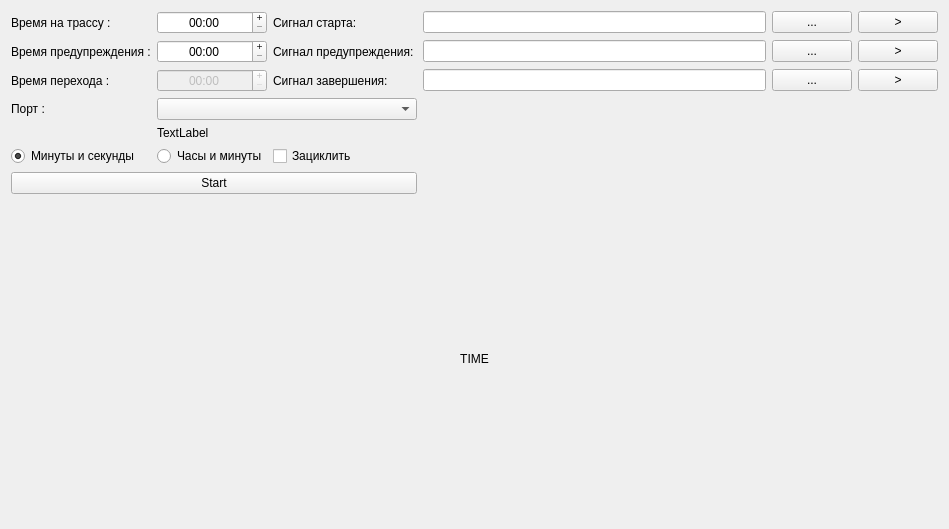
<?xml version="1.0" encoding="UTF-8"?>
<ui version="4.0">
 <class>MainWindow</class>
 <widget class="QMainWindow" name="MainWindow">
  <property name="geometry">
   <rect>
    <x>0</x>
    <y>0</y>
    <width>949</width>
    <height>529</height>
   </rect>
  </property>
  <property name="windowTitle">
   <string>Таймер для боулдерингов</string>
  </property>
  <widget class="QWidget" name="centralWidget">
   <layout class="QVBoxLayout" name="verticalLayout">
    <item>
     <layout class="QGridLayout" name="gridLayout" rowstretch="0,0,0,0,0,0,0,0,0,10" columnstretch="0,0,0,3,0,0">
      <item row="0" column="0">
       <widget class="QLabel" name="m_lbl_full_time">
        <property name="text">
         <string>Время на трассу :</string>
        </property>
       </widget>
      </item>
      <item row="0" column="1">
       <widget class="QTimeEdit" name="m_te_full_time">
        <property name="alignment">
         <set>Qt::AlignCenter</set>
        </property>
        <property name="buttonSymbols">
         <enum>QAbstractSpinBox::PlusMinus</enum>
        </property>
        <property name="correctionMode">
         <enum>QAbstractSpinBox::CorrectToNearestValue</enum>
        </property>
        <property name="displayFormat">
         <string>mm:ss</string>
        </property>
       </widget>
      </item>
      <item row="0" column="2">
       <widget class="QLabel" name="m_lbl_start_sound">
        <property name="text">
         <string>Сигнал старта: </string>
        </property>
       </widget>
      </item>
      <item row="0" column="3">
       <widget class="QLineEdit" name="m_le_start_sound_path">
        <property name="readOnly">
         <bool>true</bool>
        </property>
       </widget>
      </item>
      <item row="0" column="4">
       <widget class="QPushButton" name="m_btn_dlg_start_sound">
        <property name="text">
         <string>...</string>
        </property>
       </widget>
      </item>
      <item row="0" column="5">
       <widget class="QPushButton" name="m_btn_play_start_sound">
        <property name="text">
         <string>&gt;</string>
        </property>
       </widget>
      </item>
      <item row="1" column="0">
       <widget class="QLabel" name="m_lbl_ring_time">
        <property name="text">
         <string>Время предупреждения :</string>
        </property>
       </widget>
      </item>
      <item row="1" column="1">
       <widget class="QTimeEdit" name="m_te_ring_time">
        <property name="alignment">
         <set>Qt::AlignCenter</set>
        </property>
        <property name="buttonSymbols">
         <enum>QAbstractSpinBox::PlusMinus</enum>
        </property>
        <property name="correctionMode">
         <enum>QAbstractSpinBox::CorrectToNearestValue</enum>
        </property>
        <property name="displayFormat">
         <string>mm:ss</string>
        </property>
       </widget>
      </item>
      <item row="1" column="2">
       <widget class="QLabel" name="m_lbl_warning_sound">
        <property name="text">
         <string>Сигнал предупреждения: </string>
        </property>
       </widget>
      </item>
      <item row="1" column="3">
       <widget class="QLineEdit" name="m_le_warning_sound_path">
        <property name="readOnly">
         <bool>true</bool>
        </property>
       </widget>
      </item>
      <item row="1" column="4">
       <widget class="QPushButton" name="m_btn_dlg_warning_sound">
        <property name="text">
         <string>...</string>
        </property>
       </widget>
      </item>
      <item row="1" column="5">
       <widget class="QPushButton" name="m_btn_play_warning_sound">
        <property name="text">
         <string>&gt;</string>
        </property>
       </widget>
      </item>
      <item row="2" column="0">
       <widget class="QLabel" name="m_lbl_rotate_time">
        <property name="text">
         <string>Время перехода :</string>
        </property>
       </widget>
      </item>
      <item row="2" column="1">
       <widget class="QTimeEdit" name="m_te_rotate_time">
        <property name="enabled">
         <bool>false</bool>
        </property>
        <property name="alignment">
         <set>Qt::AlignCenter</set>
        </property>
        <property name="buttonSymbols">
         <enum>QAbstractSpinBox::PlusMinus</enum>
        </property>
        <property name="correctionMode">
         <enum>QAbstractSpinBox::CorrectToNearestValue</enum>
        </property>
        <property name="displayFormat">
         <string>mm:ss</string>
        </property>
       </widget>
      </item>
      <item row="2" column="2">
       <widget class="QLabel" name="m_lbl_stop_sound">
        <property name="text">
         <string>Сигнал завершения: </string>
        </property>
       </widget>
      </item>
      <item row="2" column="3">
       <widget class="QLineEdit" name="m_le_stop_sound_path">
        <property name="readOnly">
         <bool>true</bool>
        </property>
       </widget>
      </item>
      <item row="2" column="4">
       <widget class="QPushButton" name="m_btn_dlg_stop_sound">
        <property name="text">
         <string>...</string>
        </property>
       </widget>
      </item>
      <item row="2" column="5">
       <widget class="QPushButton" name="m_btn_play_stop_sound">
        <property name="text">
         <string>&gt;</string>
        </property>
       </widget>
      </item>
      <item row="3" column="0">
       <widget class="QLabel" name="m_lbl_serial_port">
        <property name="text">
         <string>Порт :</string>
        </property>
       </widget>
      </item>
      <item row="6" column="1">
       <widget class="QRadioButton" name="m_rb_hr_min">
        <property name="text">
         <string>Часы и минуты</string>
        </property>
        <property name="checked">
         <bool>false</bool>
        </property>
       </widget>
      </item>
      <item row="9" column="0" colspan="6">
       <widget class="QLabel" name="m_lbl_current_time">
        <property name="sizePolicy">
         <sizepolicy hsizetype="Ignored" vsizetype="Ignored">
          <horstretch>0</horstretch>
          <verstretch>0</verstretch>
         </sizepolicy>
        </property>
        <property name="minimumSize">
         <size>
          <width>100</width>
          <height>50</height>
         </size>
        </property>
        <property name="text">
         <string>TIME</string>
        </property>
        <property name="textFormat">
         <enum>Qt::PlainText</enum>
        </property>
        <property name="alignment">
         <set>Qt::AlignCenter</set>
        </property>
       </widget>
      </item>
      <item row="6" column="0">
       <widget class="QRadioButton" name="m_rb_min_sec">
        <property name="text">
         <string>Минуты и секунды</string>
        </property>
        <property name="checked">
         <bool>true</bool>
        </property>
       </widget>
      </item>
      <item row="6" column="2">
       <widget class="QCheckBox" name="m_chk_loop">
        <property name="text">
         <string>Зациклить</string>
        </property>
       </widget>
      </item>
      <item row="8" column="0" colspan="3">
       <widget class="QPushButton" name="m_btn_start_stop">
        <property name="text">
         <string>Start</string>
        </property>
       </widget>
      </item>
      <item row="3" column="1" colspan="2">
       <widget class="QComboBox" name="m_cb_serial_port"/>
      </item>
      <item row="4" column="1" colspan="2">
       <widget class="QLabel" name="m_lbl_error">
        <property name="text">
         <string>TextLabel</string>
        </property>
       </widget>
      </item>
     </layout>
    </item>
   </layout>
  </widget>
 </widget>
 <layoutdefault spacing="6" margin="11"/>
 <resources/>
 <connections/>
</ui>
